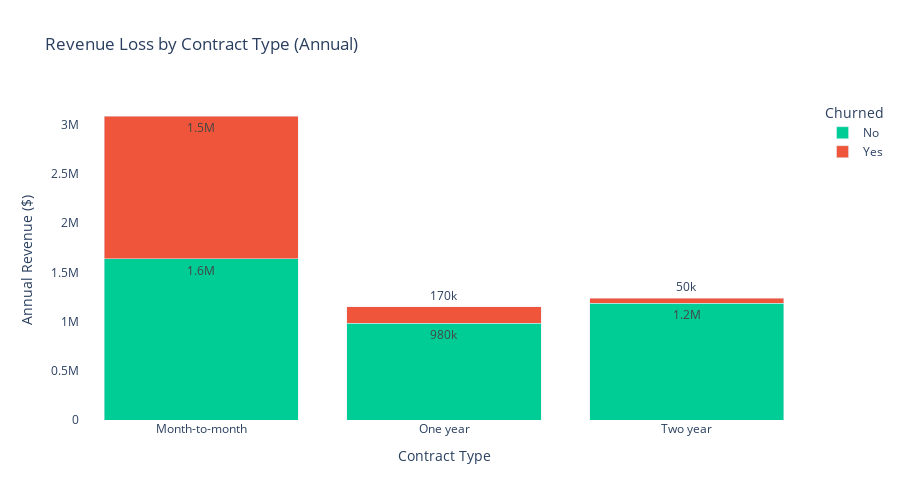

Notebook code cell kept with this figure:
### Markdown cell above
# ============================================
# 3. CHART 1: REVENUE LOSS BY CONTRACT TYPE
# ============================================

### Code cell
contract_analysis = df.groupby(['Contract', 'Churn']).agg({
    'MonthlyCharges': 'sum',
    'customerID': 'count'
}).reset_index()
contract_analysis.columns = ['Contract', 'Churn', 'Monthly_Revenue', 'Customer_Count']
contract_analysis['Annual_Revenue'] = contract_analysis['Monthly_Revenue'] * 12

fig1 = px.bar(contract_analysis, 
              x='Contract', 
              y='Annual_Revenue',
              color='Churn',
              title='Revenue Loss by Contract Type (Annual)',
              labels={'Annual_Revenue': 'Annual Revenue ($)', 'Contract': 'Contract Type'},
              color_discrete_map={'Yes': '#EF553B', 'No': '#00CC96'},
              barmode='stack',
              text_auto='.2s')

fig1.update_layout(
    plot_bgcolor='white',
    height=500,
    showlegend=True,
    legend_title='Churned'
)
fig1.show()

# Calculate churn rate by contract type
churn_by_contract = df.groupby('Contract')['Churn'].apply(lambda x: (x == 'Yes').mean() * 100).reset_index()
churn_by_contract.columns = ['Contract', 'Churn_Rate']
print("\nChurn Rate by Contract Type:")
print(churn_by_contract.to_string(index=False))

### Figure 1 — Plotly figure (JSON) as saved in the notebook; plotly's stock layout.template omitted (floating-point values rounded to 4 significant figures)
{"data": [{"hovertemplate": "Churn=No<br>Contract Type=%{x}<br>Annual Revenue ($)=%{y}<extra></extra>", "legendgroup": "No", "marker": {"color": "#00CC96", "pattern": {"shape": ""}}, "name": "No", "orientation": "v", "showlegend": true, "textposition": "auto", "texttemplate": "%{y:.2s}", "type": "bar", "x": ["Month-to-month", "One year", "Two year"], "xaxis": "x", "y": [1637000.0, 980400.0, 1186000.0], "yaxis": "y"}, {"hovertemplate": "Churn=Yes<br>Contract Type=%{x}<br>Annual Revenue ($)=%{y}<extra></extra>", "legendgroup": "Yes", "marker": {"color": "#EF553B", "pattern": {"shape": ""}}, "name": "Yes", "orientation": "v", "showlegend": true, "textposition": "auto", "texttemplate": "%{y:.2s}", "type": "bar", "x": ["Month-to-month", "One year", "Two year"], "xaxis": "x", "y": [1450000.0, 169400.0, 49980.0], "yaxis": "y"}], "layout": {"barmode": "stack", "height": 500, "legend": {"title": {"text": "Churned"}, "tracegroupgap": 0}, "plot_bgcolor": "white", "showlegend": true, "title": {"text": "Revenue Loss by Contract Type (Annual)"}, "xaxis": {"anchor": "y", "domain": [0, 1], "title": {"text": "Contract Type"}}, "yaxis": {"anchor": "x", "domain": [0, 1], "title": {"text": "Annual Revenue ($)"}}}}
